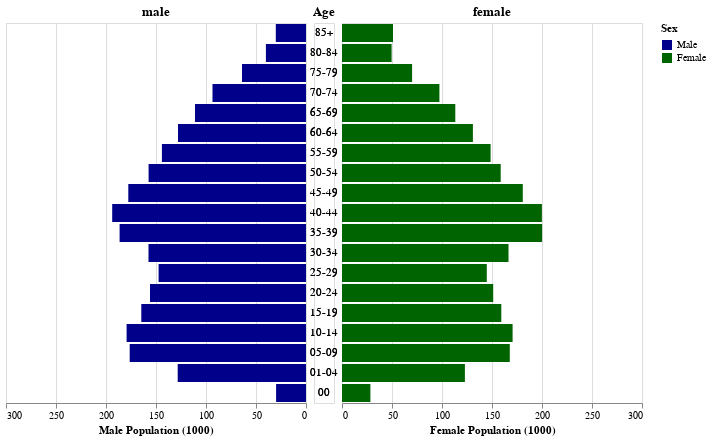

The notebook cell this image was saved under:
### Code cell
population_dataframe = pandas.read_csv(artifact_manager.get_population_eda_filepath())
build_interactive_population_pyramid_chart(population_dataframe)

### Figure 1 — Vega-Lite specification as saved in the notebook (floating-point values rounded to 4 significant figures; data arrays with more than 128 entries replaced by an {"elided": "..."} marker saying what was removed)
{"config": {"view": {"continuousWidth": 400, "continuousHeight": 300}}, "concat": [{"mark": "bar", "encoding": {"color": {"type": "nominal", "field": "Sex", "scale": {"domain": ["Male", "Female"], "range": ["darkblue", "darkgreen"]}}, "x": {"type": "quantitative", "aggregate": "sum", "field": "Population", "scale": {"domain": [0, 300.0]}, "sort": "descending", "title": "Male Population (1000)"}, "y": {"type": "ordinal", "axis": null, "field": "Age", "sort": "descending"}}, "selection": {"Irish Population": {"type": "single", "bind": {"input": "range", "max": 2021, "min": 1950, "name": "Select Year", "step": 1}, "fields": ["Year"], "init": {"Year": 2020}}}, "title": "male", "transform": [{"filter": {"selection": "Irish Population"}}, {"calculate": "datum['Sex']", "as": "Sex"}, {"filter": "(datum['Sex'] === 'Male')"}], "width": 300}, {"mark": "text", "encoding": {"text": {"type": "ordinal", "field": "Age"}, "y": {"type": "ordinal", "axis": null, "field": "Age", "sort": "descending"}}, "selection": {"Irish Population": {"type": "single", "bind": {"input": "range", "max": 2021, "min": 1950, "name": "Select Year", "step": 1}, "fields": ["Year"], "init": {"Year": 2020}}}, "title": "Age", "transform": [{"filter": {"selection": "Irish Population"}}, {"calculate": "datum['Sex']", "as": "Sex"}], "width": 20}, {"mark": "bar", "encoding": {"color": {"type": "nominal", "field": "Sex", "scale": {"domain": ["Male", "Female"], "range": ["darkblue", "darkgreen"]}}, "x": {"type": "quantitative", "aggregate": "sum", "field": "Population", "scale": {"domain": [0, 300.0]}, "title": "Female Population (1000)"}, "y": {"type": "ordinal", "axis": null, "field": "Age", "sort": "descending"}}, "selection": {"Irish Population": {"type": "single", "bind": {"input": "range", "max": 2021, "min": 1950, "name": "Select Year", "step": 1}, "fields": ["Year"], "init": {"Year": 2020}}}, "title": "female", "transform": [{"filter": {"selection": "Irish Population"}}, {"calculate": "datum['Sex']", "as": "Sex"}, {"filter": "(datum['Sex'] === 'Female')"}], "width": 300}], "data": {"name": "data-a460e61c873c8d8dd94465398ceff9bb"}, "spacing": 2, "$schema": "https://vega.github.io/schema/vega-lite/v4.8.1.json", "datasets": {"data-a460e61c873c8d8dd94465398ceff9bb": {"elided": "2736 records"}}}
